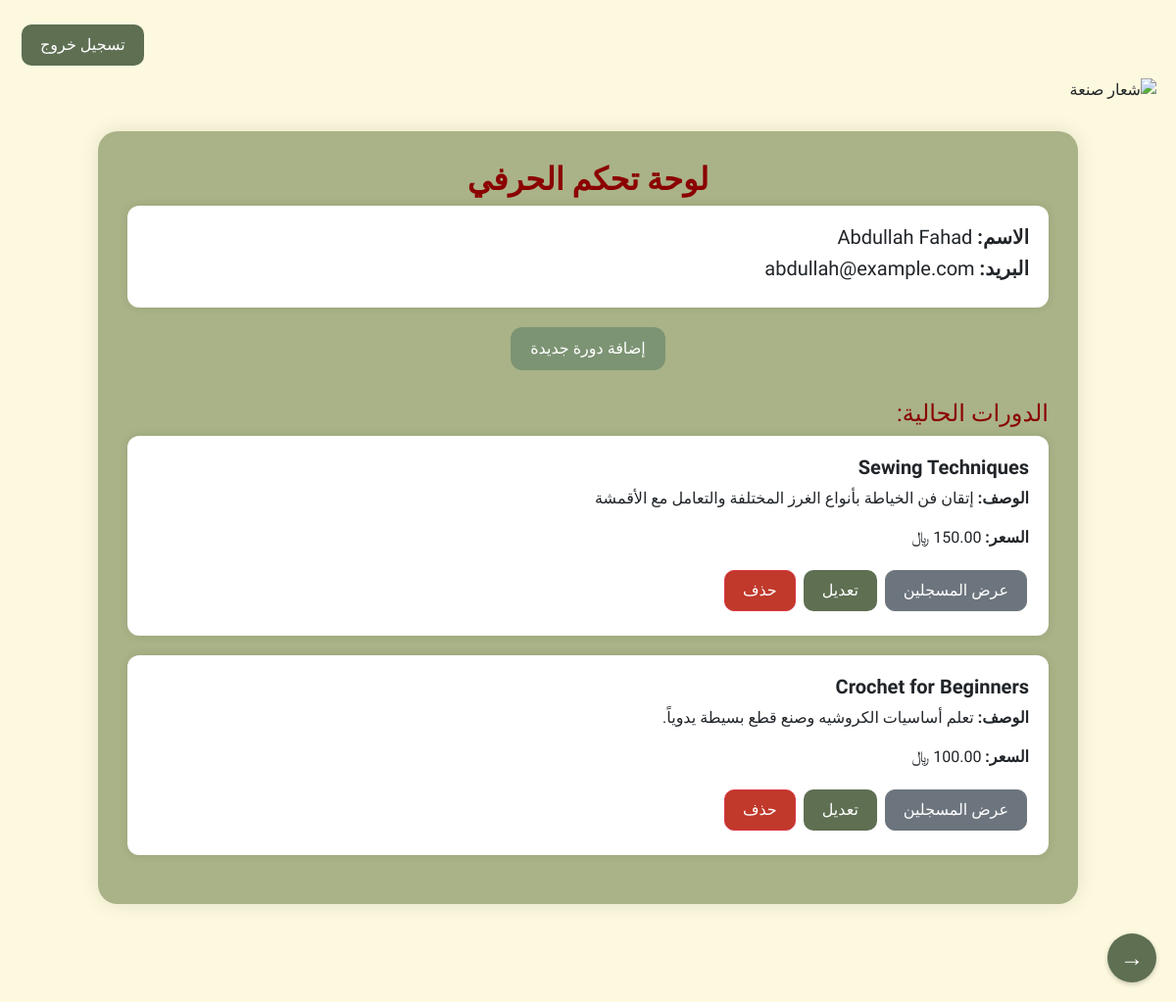
Screenshot of /artisan_dashboard.php (signed in) with the database file from the repository.
### tables this page shows
CREATE TABLE `new_courses` (
  `CourseId` int(11) NOT NULL,
  `Title` varchar(255) NOT NULL,
  `Description` text NOT NULL,
  `CraftsmanId` int(11) NOT NULL,
  `CreatedDate` timestamp NOT NULL DEFAULT current_timestamp(),
  `Price` decimal(10,2) DEFAULT NULL,
  `File` varchar(255) DEFAULT NULL,
  `Attachment` text DEFAULT NULL
);

### artisan_dashboard.php (the view, shortened to what this page needs)
<?php
$conn = new mysqli("localhost", "root", "", "new_crafts_db");
if ($_SESSION['user']['Role'] === 'Craftsman') {
    $artisanId = $_SESSION['user']['UserId'];
} else {
    $artisanId = $_SESSION['user']['ArtisanId'];
}
$stmt = $conn->prepare("
    SELECT
        COALESCE(a.FullName, u.Name, 'بدون اسم') AS DisplayName,
        COALESCE(a.Email, u.Email) AS Email,
        a.Region,
        a.CraftType
    FROM new_users u
    LEFT JOIN new_artisans a ON a.ArtisanId = u.UserId
    WHERE u.UserId = ?
");
$stmt->bind_param("i", $artisanId);
$stmt->execute();
$artisan = $stmt->get_result()->fetch_assoc();
$stmt = $conn->prepare("SELECT * FROM new_courses WHERE CraftsmanId = ?");
$stmt->bind_param("i", $artisanId);
$stmt->execute();
$courses = $stmt->get_result();
?>
<!DOCTYPE html>
<html lang="ar" dir="rtl">
<head>
    <link href="https://cdn.jsdelivr.net/npm/bootstrap@5.3.0/dist/css/bootstrap.rtl.min.css" rel="stylesheet">
</head>
<body>
<div class="top-bar">
    <a href="login.php" class="btn btn-custom">تسجيل خروج</a>
</div>
<img src="http://localhost/crafts-platform/uploads/sanna.png" alt="شعار صنعة" class="logo">
<div class="container">
    <h2>لوحة تحكم الحرفي</h2>
    <div class="artisan-info">
        <h5><strong>الاسم:</strong> <?= htmlspecialchars($artisan['DisplayName'] ?? '-') ?></h5>
        <h5><strong>البريد:</strong> <?= htmlspecialchars($artisan['Email'] ?? '-') ?></h5>
    </div>
    <a href="add_course.php" class="add-btn">إضافة دورة جديدة</a>
    <h4 style="color:#8B0000;">الدورات الحالية:</h4>
    <?php if ($courses->num_rows > 0): ?>
        <?php while ($course = $courses->fetch_assoc()): ?>
            <div class="course-card">
                <h5><strong><?= htmlspecialchars($course['Title']) ?></strong></h5>
                <p><strong>الوصف:</strong> <?= nl2br(htmlspecialchars($course['Description'])) ?></p>
                <p><strong>السعر:</strong> <?= htmlspecialchars($course['Price']) ?> <span style="font-family: Arial;">﷼</span></p>
                <a href="view_enrolled.php?id=<?= $course['CourseId'] ?>" class="btn btn-secondary">عرض المسجلين</a>
                <a href="edit_course.php?id=<?= $course['CourseId'] ?>" class="btn btn-custom">تعديل</a>
                <a href="?delete=<?= $course['CourseId'] ?>" class="btn btn-danger" onclick="return confirm('هل أنت متأكد من حذف هذه الدورة؟')">حذف</a>
            </div>
        <?php endwhile; ?>
    <?php else: ?>
        <p style="text-align:center;">لا توجد دورات بعد.</p>
    <?php endif; ?>
</div>
<a href="login.php" class="arrow-button">→</a>
</body>
</html>

### artisan_dashboard.php (style rules this page uses)
body { background-color: #FCF9DE; font-family: 'Tajawal', sans-serif; padding: 80px 20px 100px; }
.container { background-color: #A9B387; border-radius: 20px; padding: 30px; max-width: 1000px; margin: auto; box-shadow: 0 0 20px rgba(0,0,0,0.1); }
h2 { color: #8B0000; font-weight: bold; text-align: center; }
.artisan-info, .course-card { background-color: #FFF; border-radius: 12px; padding: 20px; margin-bottom: 20px; box-shadow: 0 0 10px rgba(0,0,0,0.1); }
.btn-custom, .btn-danger, .btn-secondary { border-radius: 10px; padding: 8px 18px; text-decoration: none; margin: 5px 2px; }
.btn-custom { background-color: #5E6F52; color: white; }
.btn-danger { background-color: #c0392b; color: white; }
.btn-secondary { background-color: #6c757d; color: white; }
.top-bar { position: absolute; top: 20px; left: 20px; }
.logo { display: block; margin: 0 auto 30px; max-height: 100px; }
.add-btn { background-color: #7C9473; color: white; padding: 10px 20px; border-radius: 12px; text-decoration: none; display: block; width: fit-content; margin: 0 auto 30px; }
.arrow-button { position: fixed; bottom: 20px; right: 20px; background-color: #5E6F52; color: white; border: none; border-radius: 50%; width: 50px; height: 50px; font-size: 24px; cursor: pointer; box-shadow: 0 2px 5px rgba(0, 0, 0, 0.2); text-align: center; line-height: 50px; text-decoration: none; }

### rows the page displays
new_courses: Title "Sewing Techniques", Description "إتقان فن الخياطة بأنواع الغرز المختلفة والتعامل مع الأقمشة"
new_courses: Title "Crochet for Beginners", Description "تعلم أساسيات الكروشيه وصنع قطع بسيطة يدوياً."

### other values shown
$artisan['DisplayName'] "Abdullah Fahad"
$artisan['Email'] "abdullah@example.com"
